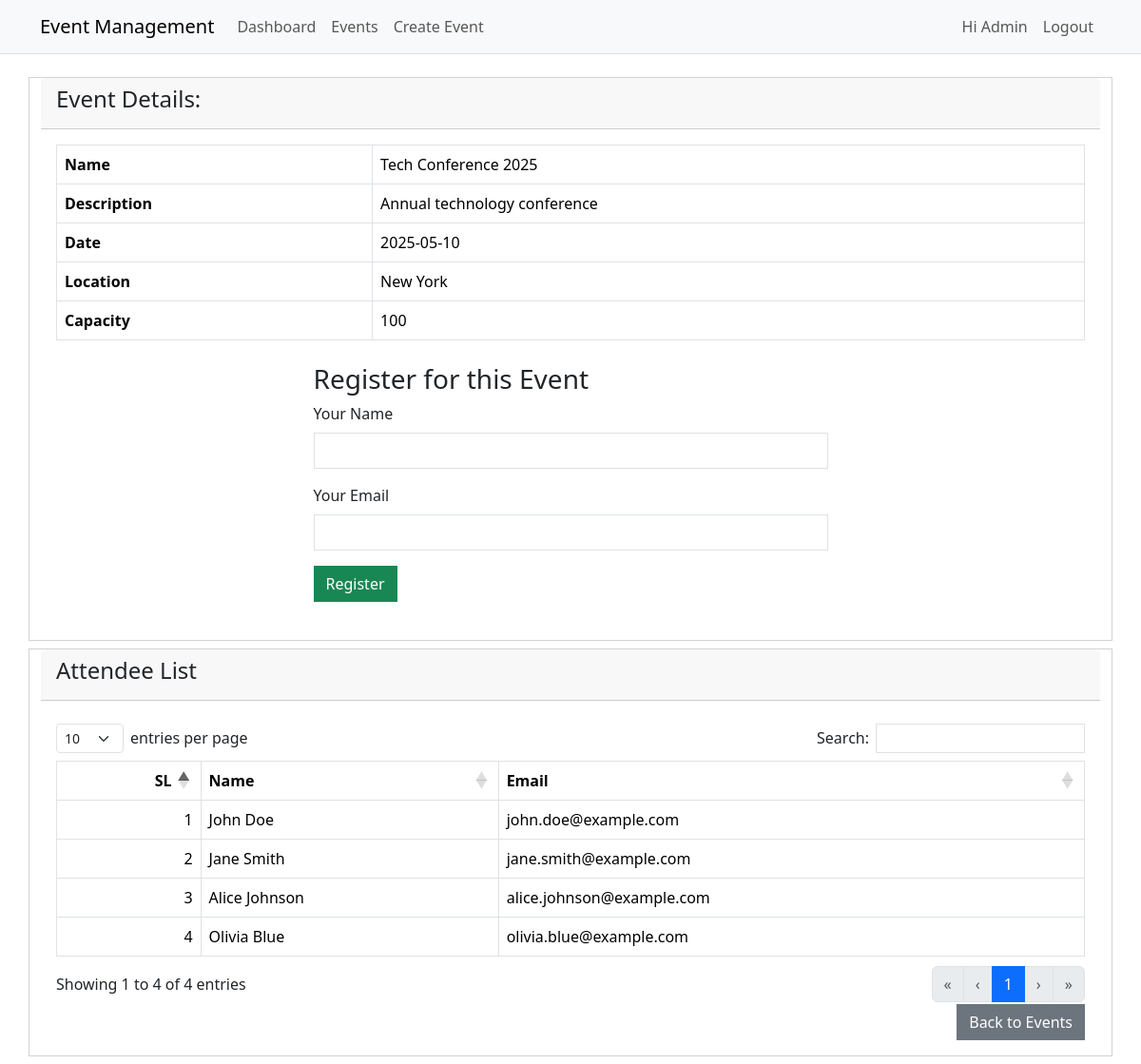
Page /pages/event-view.php?id=1 (signed in) on the committed database.
### tables this page shows
CREATE TABLE IF NOT EXISTS `events` (
  `id` int NOT NULL AUTO_INCREMENT,
  `name` varchar(100) NOT NULL,
  `description` text NOT NULL,
  `event_date` date NOT NULL,
  `location` varchar(100) NOT NULL,
  `capacity` int NOT NULL,
  `created_by` int NOT NULL,
  `created_at` timestamp NULL DEFAULT CURRENT_TIMESTAMP,
  PRIMARY KEY (`id`),
  KEY `created_by` (`created_by`)
);

CREATE TABLE IF NOT EXISTS `attendees` (
  `id` int NOT NULL AUTO_INCREMENT,
  `event_id` int NOT NULL,
  `name` varchar(255) NOT NULL,
  `email` varchar(255) NOT NULL,
  `registered_at` timestamp NULL DEFAULT CURRENT_TIMESTAMP,
  PRIMARY KEY (`id`),
  KEY `event_id` (`event_id`)
);

### pages/event-view.php (the view, shortened to what this page needs)
<?php
include('../templates/header.php');
require_once '../includes/db_connection.php';
$event_id = $_GET['id'];
$stmt = $pdo->prepare("SELECT * FROM events WHERE id = ?");
$stmt->execute([$event_id]);
$event = $stmt->fetch(PDO::FETCH_ASSOC);
$stmt = $pdo->prepare("SELECT COUNT(*) AS total_attendees FROM attendees WHERE event_id = ?");
$stmt->execute([$event_id]);
$attendee_count = $stmt->fetch(PDO::FETCH_ASSOC)['total_attendees'];
$stmt = $pdo->prepare("SELECT * FROM attendees WHERE event_id = ?");
$stmt->execute([$event_id]);
$attendees = $stmt->fetchAll(PDO::FETCH_ASSOC);
$is_full = ($attendee_count >= $event['capacity']);
?>
<div class="d-flex justify-content-center md:align-items-center min-vh-100">
    <div class="w-100">
        <div class="row">
            <div class="card">
                <div class="card-header">
                    <h4>Event Details: <?php htmlspecialchars($event['name']); ?> </h4>
                </div>
                <div class="card-body">
                    <table class="table table-bordered">
                        <tr>
                            <th>Name</th>
                            <td><?= htmlspecialchars($event['name']) ?></td>
                        </tr>
                        <tr>
                            <th>Description</th>
                            <td><?= nl2br(htmlspecialchars($event['description'])) ?></td>
                        </tr>
                        <tr>
                            <th>Date</th>
                            <td><?= htmlspecialchars($event['event_date']) ?></td>
                        </tr>
                        <tr>
                            <th>Location</th>
                            <td><?= htmlspecialchars($event['location']) ?></td>
                        </tr>
                        <tr>
                            <th>Capacity</th>
                            <td><?= htmlspecialchars($event['capacity']) ?></td>
                        </tr>
                    </table>
                    <?php if (!$is_full): ?>
                        <div class="col-lg-6 col-md-8 col-sm-10 mx-auto my-4 ">
                            <h3>Register for this Event</h3>
                            <form action="event-register.php" method="POST">
                                <div class="mb-3">
                                    <label for="name" class="form-label">Your Name</label>
                                    <input type="text" name="name" id="name" class="form-control" required>
                                </div>
                                <div class="mb-3">
                                    <label for="email" class="form-label">Your Email</label>
                                    <input type="email" name="email" id="email" class="form-control" required>
                                </div>
                                <button type="submit" class="btn btn-success">Register</button>
                            </form>
                        </div>
                    <?php else: ?>
                        <div class="alert alert-danger mt-3">Registration is closed. This event has reached its maximum capacity.</div>
                    <?php endif; ?>
                </div>
            </div>
        </div>
        <div class="row py-2">
            <div class="card">
                <div class="card-header">
                    <h4>Attendee List</h4>
                </div>
                <div class="card-body">
                <table class="table table-bordered" id="attendeeTable">
                    <thead>
                        <tr>
                            <th>SL</th>
                            <th>Name</th>
                            <th>Email</th>
                        </tr>
                    </thead>
                    <tbody>
                        <?php foreach ($attendees as $key => $attendee): ?>
                            <tr>
                                <td><?php echo htmlspecialchars($key + 1); ?></td>
                                <td><?php echo htmlspecialchars($attendee['name']); ?></td>
                                <td><?php echo htmlspecialchars($attendee['email']); ?></td>
                            </tr>
                        <?php endforeach; ?>
                    </tbody>
                </table>
                <div class="text-end">
                    <a href="events.php" class="btn btn-secondary">Back to Events</a>
                </div>
                </div>
            </div>
        </div>
    </div>
</div>
<?php include('../templates/footer.php'); ?>

### templates/header.php (shortened to what this page needs)
<!DOCTYPE html>
<html lang="en">
<head>
    <link rel="stylesheet" href="../assets/css/bootstrap.min.css">
    <link rel="stylesheet" href="../assets/css/dataTables.bootstrap5.min.css">
    <link rel="stylesheet" href="../assets/css/style.css">
</head>
<body>
    <nav class="navbar navbar-expand-lg bg-body-tertiary border-bottom sticky-md-top">
        <div class="container">
            <a class="navbar-brand" href="/">Event Management</a>
            <div class="collapse navbar-collapse" id="navbarSupportedContent">
                <ul class="navbar-nav me-auto mb-2 mb-lg-0">
                <?php if(isset($_SESSION['user_id'])): ?>
                    <li class="nav-item">
                        <a class="nav-link" aria-current="page" href="/pages/dashboard.php">Dashboard</a>
                    </li>
                    <li class="nav-item">
                        <a class="nav-link" href="/pages/events.php">Events</a>
                    </li>
                    <li class="nav-item">
                        <a class="nav-link" href="/pages/event-create.php">Create Event</a>
                    </li>
                    <?php endif;  ?>
                </ul>
                <ul class="navbar-nav">
                    <?php if (isset($_SESSION['user_id'])): ?>
                        <li class="nav-item">
                            <a class="nav-link" href="#">Hi <?php echo $_SESSION['user_name']; ?></a>
                        </li>
                        <li class="nav-item">
                            <a class="nav-link" href="/pages/logout.php">Logout</a>
                        </li>
                    <?php endif; ?>
                </ul>
            </div>
        </div>
    </nav>
    <div class="container mt-4">

### templates/footer.php (shortened to what this page needs)
    </div>
</body>
</html>

### assets/css/style.css (style rules this page uses)
.form-control, .btn, .card { border-radius: 0; }

### rows in the picture
events: name "Tech Conference 2025", description "Annual technology conference", event_date "2025-05-10", location "New York", capacity "100"
attendees: name "John Doe", email "john.doe@example.com"
attendees: name "Jane Smith", email "jane.smith@example.com"
attendees: name "Alice Johnson", email "alice.johnson@example.com"
attendees: name "Olivia Blue", email "olivia.blue@example.com"

### other values in the picture
$_SESSION['user_name'] "Admin"
